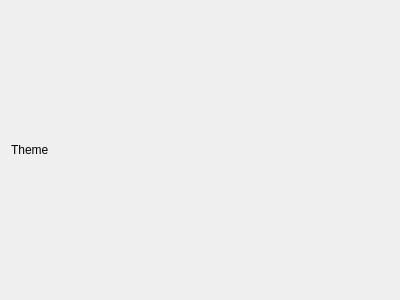
<?xml version="1.0" encoding="UTF-8"?>
<ui version="4.0">
 <class>ThemeDialog</class>
 <widget class="QDialog" name="ThemeDialog">
  <property name="geometry">
   <rect>
    <x>0</x>
    <y>0</y>
    <width>400</width>
    <height>300</height>
   </rect>
  </property>
  <property name="windowTitle">
   <string>Dialog</string>
  </property>
  <layout class="QHBoxLayout" name="horizontalLayout">
   <item>
    <widget class="QLabel" name="label">
     <property name="text">
      <string>Theme</string>
     </property>
    </widget>
   </item>
  </layout>
 </widget>
 <resources/>
 <connections/>
</ui>
